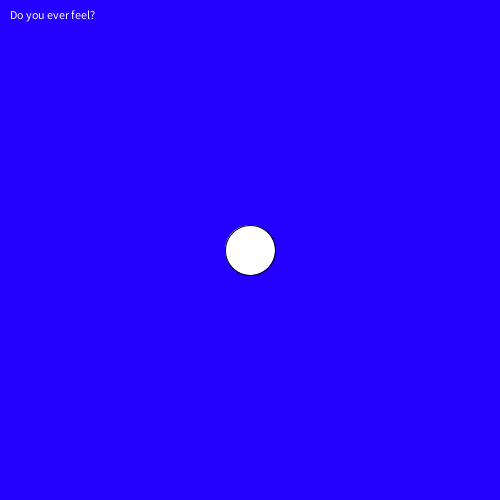
Frame 1 (no input)
Frame 60 (the mouse pressed at the canvas centre just before this capture): identical to frame 1, image omitted
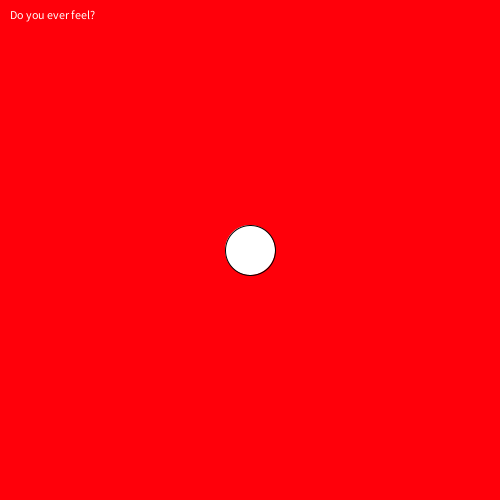
Frame 120 (the mouse held since frame 60 and released just before this capture)

The Processing sketch that drew these frames (run headless with seeded random() and noise(); from frame 60 on, the mouse is pressed at the canvas centre):

// Processing sketch: week_4
// ── week_4.pde

float xPos, yPos; 
int size = 50;

color circleColor, bgColor;
boolean isCircleOn;
int distance;

void setup() {
  size(500, 500); 
  xPos = width/2; 
  yPos = height/2;
}

void draw() {
  background(0);
  distance = int(dist(xPos, yPos, mouseX, mouseY));
  background(bgColor); 
  
  if(distance<size/2){
    circleColor = color(255, 0, 150); 
    println("Click the circle dummy");
  }else{
    circleColor = color(255, 255, 255);
    println("Click on it again!");
  }
  ellipse(xPos, yPos, size, size);
  
  int bgColor; 
  int b;
  if(isCircleOn == true){ 
  bgColor = int(map(calcDist(xPos,yPos), 0, width/2, 200, 255)); 
  b = int(map(calcDist(xPos, yPos), 0, width/2, 255, 100)); 
  background(bgColor, 0, b); 
  String s = "Like a plastic bag?";
  fill(0);
  text(s, 10, 10, 300, 80);
  }else{
  bgColor = int(map(calcDist(xPos,yPos), 0, width/2, 255, 100)); 
  b = int(map(calcDist(xPos, yPos), 0, width/2, 10, 255)); 
  background(bgColor, 0, b); 
  String s = "Do you ever feel?";
  fill(255);
  text(s, 10, 10, 300, 80);
  }
  
  ellipse(xPos, yPos, size, size); 

  println(calcDist(xPos, yPos)); 
}


float calcDist(float shapeX, float shapeY) {
  float dist = dist(mouseX, mouseY, shapeX, shapeY); 
  return dist;
}

void mousePressed(){
  if(distance<size/2){
    isCircleOn = !isCircleOn; 
    println(isCircleOn);
  }
}
